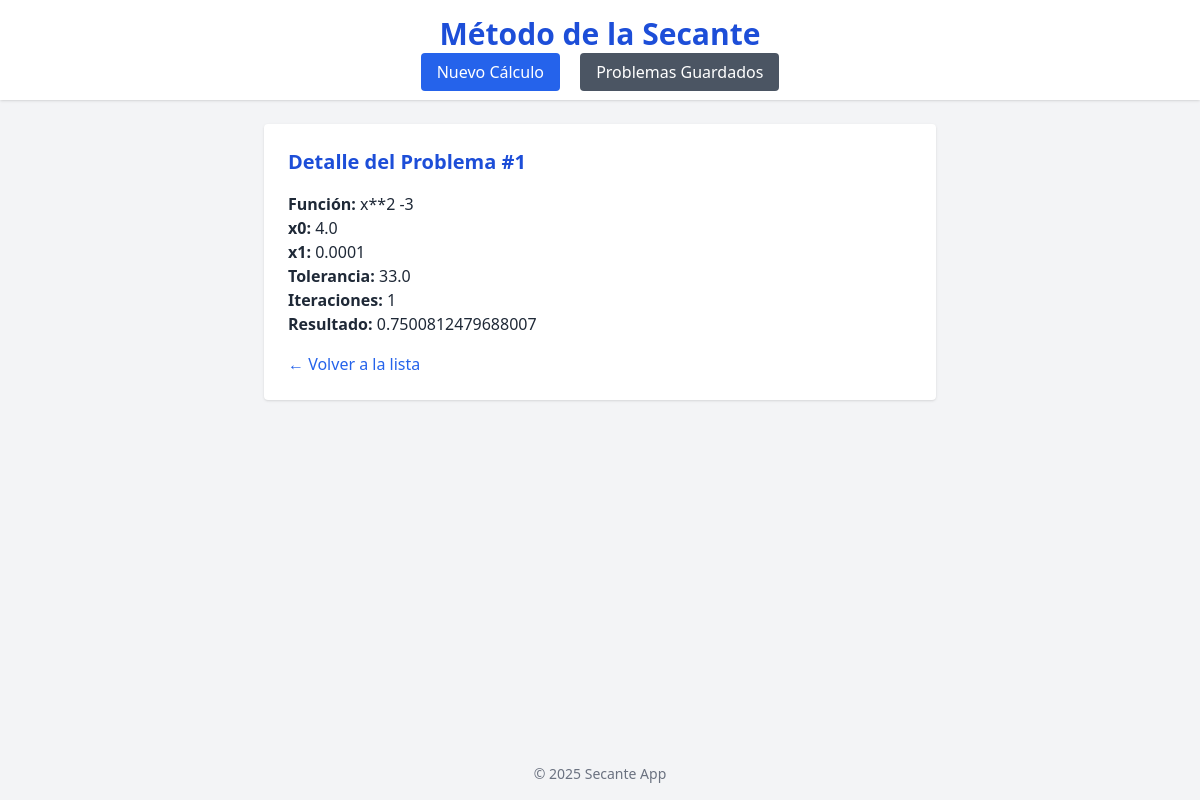
Screenshot of /problema/1/ with the database file from the repository.
### secante_app/models.py (models this page shows, shortened)
class SecanteProblema(models.Model):
    funcion = models.TextField()
    x0 = models.FloatField()
    x1 = models.FloatField()
    tolerancia = models.FloatField()
    max_iteraciones = models.IntegerField()
    resultado = models.FloatField(null=True, blank=True)
    iteraciones = models.IntegerField(null=True, blank=True)
    creado_en = models.DateTimeField(auto_now_add=True)

### secante_app/views.py (the view)
# urls.py: path('problema/<int:pk>/', problema_detail, name='problema_detail'),
def problema_detail(request, pk):
    problema = get_object_or_404(SecanteProblema, pk=pk)
    return render(request, 'secante_app/problema_detail.html', {'problema': problema})

### secante_app/templates/secante_app/problema_detail.html (shortened to what this page needs)
{% extends 'secante_app/base.html' %}
{% block content %}
<div class="max-w-2xl mx-auto bg-white p-6 rounded shadow">
    <h2 class="text-xl font-bold mb-4 text-blue-700">Detalle del Problema #{{ problema.id }}</h2>
    <p><strong>Función:</strong> {{ problema.funcion }}</p>
    <p><strong>x0:</strong> {{ problema.x0 }}</p>
    <p><strong>x1:</strong> {{ problema.x1 }}</p>
    <p><strong>Tolerancia:</strong> {{ problema.tolerancia }}</p>
    <p><strong>Iteraciones:</strong> {{ problema.iteraciones }}</p>
    <p><strong>Resultado:</strong> {{ problema.resultado }}</p>
    <a href="{% url 'problema_list' %}" class="text-blue-600 hover:underline mt-4 inline-block">← Volver a la lista</a>
</div>
{% endblock %}

### rows the page displays
SecanteProblema: id "1", funcion "x**2 -3", x0 "4.0", x1 "0.0001", tolerancia "33.0", iteraciones "1", resultado "0.7500812479688007"
